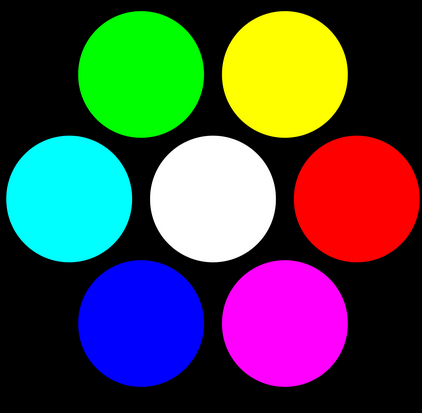
#> input picture python/assets/images/circles.png, 422 x 413 px, found by its file name
$ python circles.py   (older library calls are emulated)
#> lines starting #> are read from the running program, lines starting #| are printed output that depends on the picture; after the words box and inside, x2 and y2 are one past the last pixel; in counts of white or black regions, pixels touching at a corner belong together
import cv2
import numpy as np

"""
    This function read an image
"""
def readi(path, typer = "color"):
#> called with path = '../assets/images/circles.png', typer = 'gray'
    if typer == "color":
        return cv2.imread(path, 1)
    elif typer == "gray":
        return cv2.imread(path, 0)
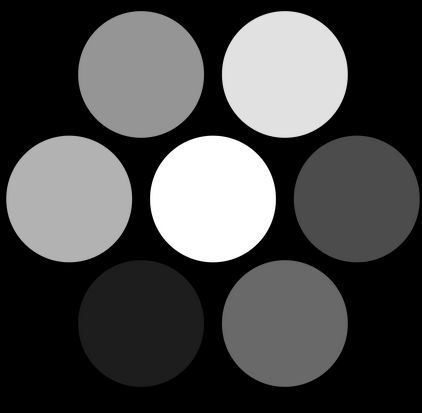
#> returned value: shape (413, 422); min 0, max 255, mean 73.1
#> in readi, returned value is the input picture: shape (413, 422, 3); mean B, G, R 73.4, 73.4, 73.4


"""
    Show image for a certain time
    time -> miliseconds
    0 is an execption
"""
def time_show_image(time = 0):
    #0 means, show the image indefenetely until any keypress
    #25 means, show the image for 25 miliseconds
    if time == 0:
        print("\n\tPlease, press any key for finish the program")
    cv2.waitKey(time)

"""
    Close windows and de-allocate memory asociated with it.
"""
def close_windows():
    cv2.destroyAllWindows()


def hough_transform(img, real):
    edges = cv2.Canny(img,50,150,apertureSize = 3)
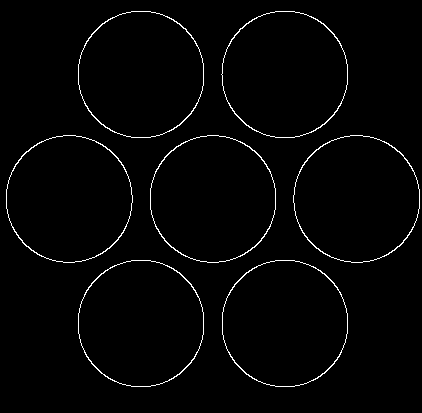
#> edges: shape (413, 422); 1.8% white in thin lines or dots, all inside (x1, y1, x2, y2) = (6, 11, 420, 387)
    aux = 0
    margen = 95
    circles  = cv2.HoughCircles(img,cv2.cv.CV_HOUGH_GRADIENT,1,10,param1=100,param2=30,minRadius=aux,maxRadius=aux+margen)
#> circles = 23 rows, first 8: [284.5, 74.5, 62.8], [284.5, 322.5, 62.7], [68.5, 197.5, 63.2], [356.5, 197.5, 63.2], [212.5, 197.5, 63.1], [140.5, 72.5, 62.5], [140.5, 324.5, 62.5], [76.5, 190.5, 73.7]

    #circles = np.uint16(np.around(circles))
    print("These are the circles.")
    print(circles)
#> (printed output is left out)

#> (the run stopped early here; a loop or call above may not have finished)
